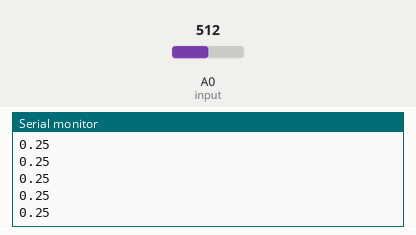
Recording of a sketch running on a simulated Arduino Uno, built with avr-gcc and run on an emulated ATmega328P. On the bench: the last lines printed to the serial monitor. Inputs (shaded band) come from the test bench; at power-on: A0 (input) = 512.

Above: at 1.2 s.
1.3 s: A0 (input) set to 716
At 2.3 s:
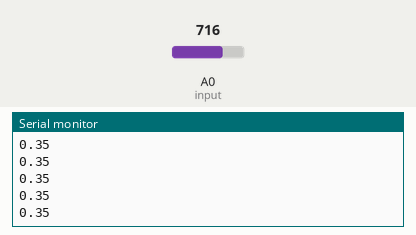
2.8 s: A0 (input) set to 900
At 3.5 s:
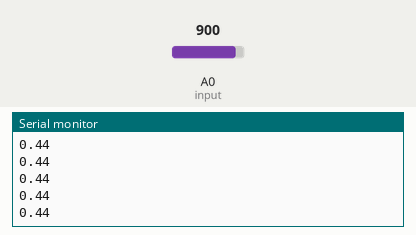
Timing chart, 0 to 5.8 s (numbered marks = the images above; inputs shaded):
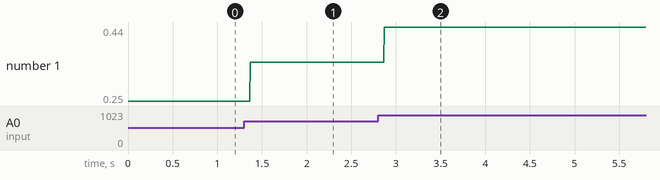

The sketch:

test_xbe.ino
```cpp
int input = A0;

void setup()
{
  Serial.begin(9600);

}

void loop()
{

  int sensorValue = analogRead(input);
  float voltage = sensorValue * (0.5 / 1023.0);


  Serial.println(voltage);
  delay(1);

}
```

Measured:
- after the input at 1.3 s, the serial monitor: prints a new line after 0.07 s (image 1)
- after the input at 2.8 s, the serial monitor: prints a new line after 0.07 s (image 2)
- plotted number 1: 0.25 → 0.35 after the input at 1.3 s, 0.35 → 0.44 after the input at 2.8 s
